Frame 1 (no input): blank canvas, image omitted
Frame 60 (the mouse pressed at the canvas centre just before this capture): blank canvas, image omitted
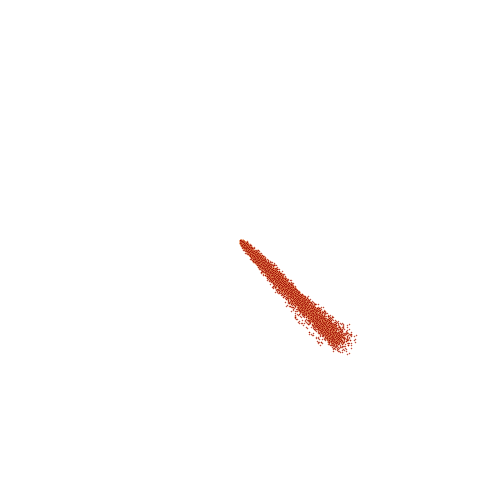
Frame 120 (the mouse held since frame 60 and released just before this capture)

The Processing sketch whose frames 1 and 60 were blank and that drew this single picture after the mouse press (run headless with seeded random() and noise(); from frame 60 on, the mouse is pressed at the canvas centre):

// Processing sketch: processing_65562
// ── processing_65562.pde

float sizex = 50;
float sizey = 50;
color c = 0;
float x = 1;
float y = 1;  
float x1 = 1;
float y1 = 1;
float count = 0;
//float q = 255;
void setup() {
  size(480, 480);
  background(255);
}

void draw() {


  if (mousePressed) {
    x=mouseX;
    y=mouseY;
   fill(random(0, 255), random(0, 255), random(0, 255));
  stroke(155, 0, 0);
  point(x, y);
  while (count<100) {
    x1 = x+random(0, 4);
    y1 = y+random(0, 4);
    stroke(155, 0, 0);
    point(x1, y1);
    stroke(222, 128, 69,80);
    point(x1+1, y1);
    point(x1, y1+1);
    point(x1-1, y1);
    point(x1, y1-1);
    x=x+random(0, 2);
    y=y+random(0, 2);
    count++;
  }

  count = 0;
  } 
  else {
    fill(random(0, 255));
    sizex = random(30, 100);
    sizey = random(30, 100);
  }
}
void flame() {
 
}
